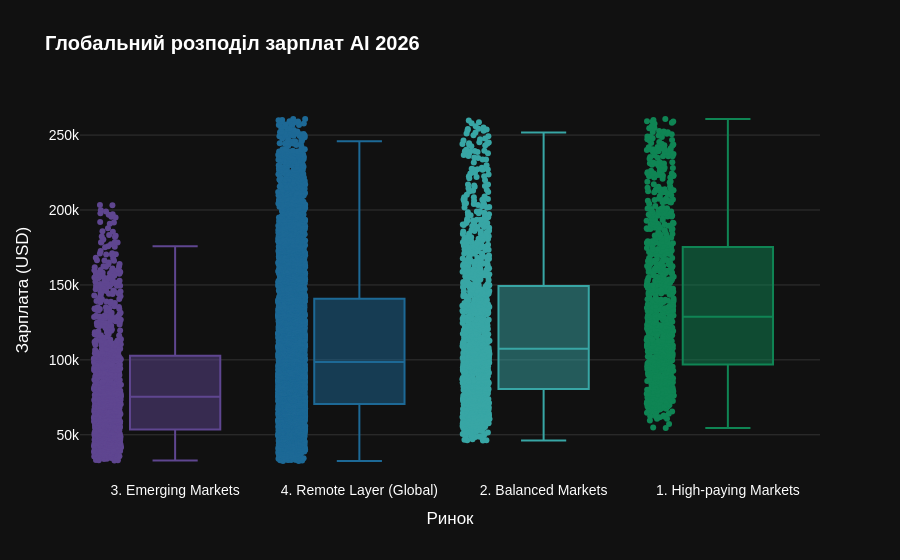

Notebook source saved alongside this figure:
### Code cell
import plotly.express as px
category_order = plot_data.groupby('Category')['salary_usd'].median().sort_values().index

fig = px.box(plot_data, 
             x="Category", 
             y="salary_usd", 
             color="Category",
             category_orders={"Category": category_order},
             points="all",
             title="<b>Глобальний розподіл зарплат AI 2026</b>",
             labels={"salary_usd": "Зарплата (USD)", "Category": "Ринок"},
             color_discrete_sequence=px.colors.qualitative.Prism)

fig.update_layout(
    template="plotly_dark", 
    plot_bgcolor='rgba(0,0,0,0)',
    paper_bgcolor='#111111',
    font=dict(family="Arial", size=14, color="white"),
    showlegend=False,
    yaxis=dict(gridcolor='#333333', zerolinecolor='#333333')
)

fig.show()

### Figure 1 — Plotly figure (JSON) as saved in the notebook; plotly's stock layout.template omitted (floating-point values rounded to 4 significant figures; data arrays with more than 128 entries replaced by an {"elided": "..."} marker saying what was removed)
{"data": [{"alignmentgroup": "True", "boxpoints": "all", "hovertemplate": "Ринок=%{x}<br>Зарплата (USD)=%{y}<extra></extra>", "legendgroup": "3. Emerging Markets", "marker": {"color": "rgb(95, 70, 144)"}, "name": "3. Emerging Markets", "notched": false, "offsetgroup": "3. Emerging Markets", "orientation": "v", "showlegend": true, "type": "box", "x": {"elided": "985 str values"}, "x0": " ", "xaxis": "x", "y": {"elided": "985 int values"}, "y0": " ", "yaxis": "y"}, {"alignmentgroup": "True", "boxpoints": "all", "hovertemplate": "Ринок=%{x}<br>Зарплата (USD)=%{y}<extra></extra>", "legendgroup": "4. Remote Layer (Global)", "marker": {"color": "rgb(29, 105, 150)"}, "name": "4. Remote Layer (Global)", "notched": false, "offsetgroup": "4. Remote Layer (Global)", "orientation": "v", "showlegend": true, "type": "box", "x": {"elided": "4763 str values"}, "x0": " ", "xaxis": "x", "y": {"elided": "4763 int values"}, "y0": " ", "yaxis": "y"}, {"alignmentgroup": "True", "boxpoints": "all", "hovertemplate": "Ринок=%{x}<br>Зарплата (USD)=%{y}<extra></extra>", "legendgroup": "2. Balanced Markets", "marker": {"color": "rgb(56, 166, 165)"}, "name": "2. Balanced Markets", "notched": false, "offsetgroup": "2. Balanced Markets", "orientation": "v", "showlegend": true, "type": "box", "x": {"elided": "1060 str values"}, "x0": " ", "xaxis": "x", "y": {"elided": "1060 int values"}, "y0": " ", "yaxis": "y"}, {"alignmentgroup": "True", "boxpoints": "all", "hovertemplate": "Ринок=%{x}<br>Зарплата (USD)=%{y}<extra></extra>", "legendgroup": "1. High-paying Markets", "marker": {"color": "rgb(15, 133, 84)"}, "name": "1. High-paying Markets", "notched": false, "offsetgroup": "1. High-paying Markets", "orientation": "v", "showlegend": true, "type": "box", "x": {"elided": "879 str values"}, "x0": " ", "xaxis": "x", "y": {"elided": "879 int values"}, "y0": " ", "yaxis": "y"}], "layout": {"boxmode": "overlay", "font": {"color": "white", "family": "Arial", "size": 14}, "legend": {"title": {"text": "Ринок"}, "tracegroupgap": 0}, "paper_bgcolor": "#111111", "plot_bgcolor": "rgba(0,0,0,0)", "showlegend": false, "title": {"text": "<b>Глобальний розподіл зарплат AI 2026</b>"}, "xaxis": {"anchor": "y", "categoryarray": ["3. Emerging Markets", "4. Remote Layer (Global)", "2. Balanced Markets", "1. High-paying Markets"], "categoryorder": "array", "domain": [0, 1], "title": {"text": "Ринок"}}, "yaxis": {"anchor": "x", "domain": [0, 1], "gridcolor": "#333333", "title": {"text": "Зарплата (USD)"}, "zerolinecolor": "#333333"}}}
